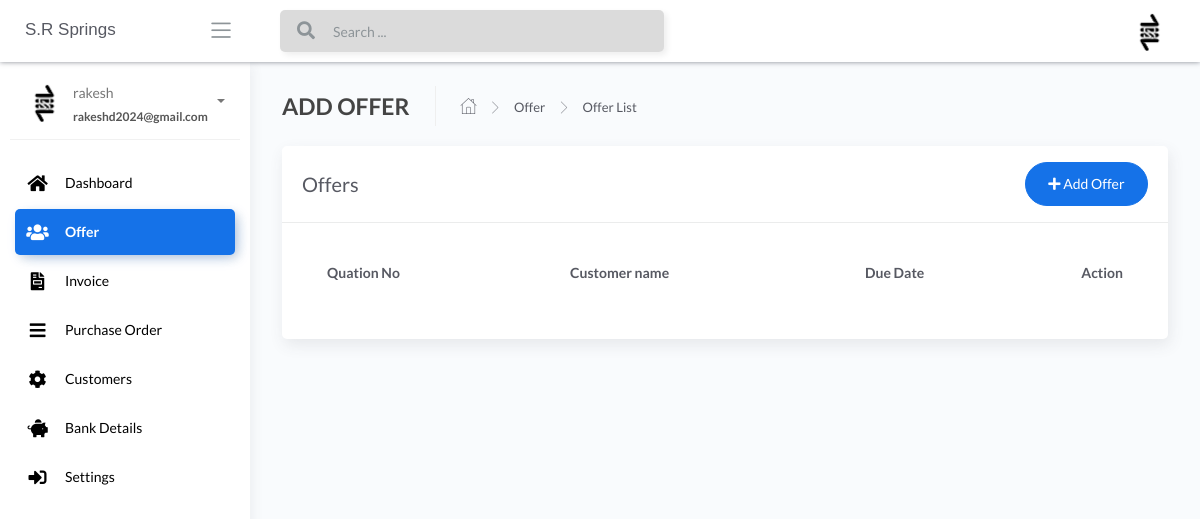
Before: /offer-offerlist (signed in) with the older database file.
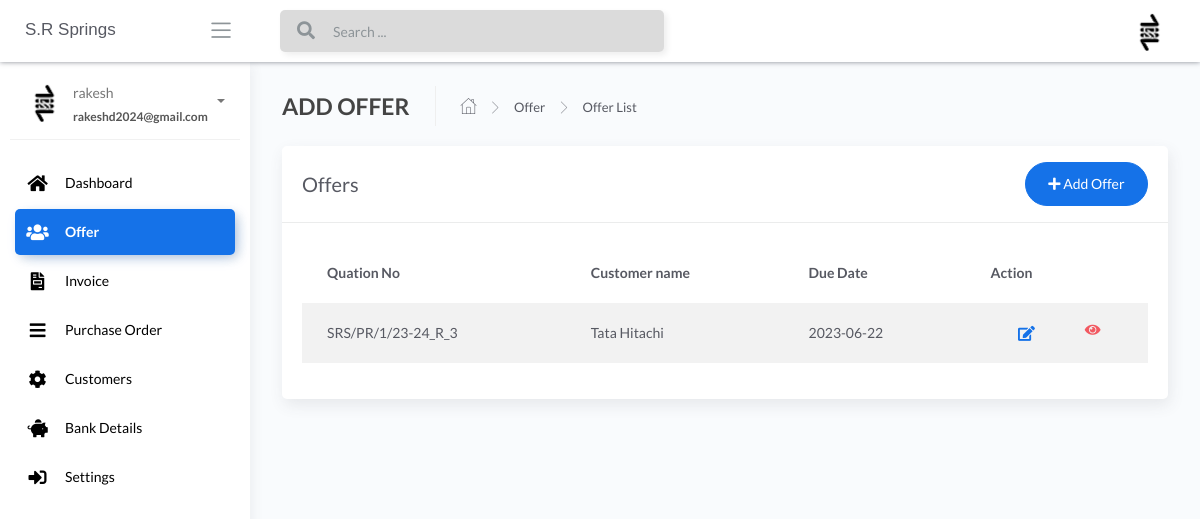
After: the same page with the newer database file.
### apps/home/models.py (models this page shows, shortened)
class AddOffer(db.Model):
    __tablename__ = "addoffer"
    id = db.Column(db.Integer, primary_key=True)
    customer_name_offer = db.Column(db.String())
    due_date_offer = db.Column(db.String())
    quotation_number_offer = db.Column(db.String())
    marketing_person_offer = db.Column(db.String())
    currency_type_offer = db.Column(db.String())
    product_kit_offer_json = db.Column(db.String())
    grossAmount = db.Column(db.Float())
    discountType = db.Column(db.String())
    discountValue = db.Column(db.Float())
    assessableValue = db.Column(db.Float())
    pfPercentage = db.Column(db.Float())
    pfValue = db.Column(db.Float())
    freightValue = db.Column(db.Float())
    totalFreight = db.Column(db.Float())
    tcsPercentage = db.Column(db.Float())
    gstType = db.Column(db.String())
    tcsValue = db.Column(db.Float())
    gstPercentage = db.Column(db.Float())
    gstValue = db.Column(db.Float())
    roundOffType = db.Column(db.String())
    roundOffValue = db.Column(db.Float())
    grandTotal = db.Column(db.Float())
    subject_offer = db.Column(db.String())
    reference_offer = db.Column(db.String())
    description_offer = db.Column(db.String())
    footer_description_offer = db.Column(db.String())
    notes_offer = db.Column(db.String())
    price_basis_offer = db.Column(db.String())
    PandFcharges_offer = db.Column(db.String())
    igst_terms_offer = db.Column(db.String())
    hsn_code_offer = db.Column(db.String())
    payment_terms_offer = db.Column(db.String())
    delivery_terms_offer = db.Column(db.String())
    freight_terms_offer = db.Column(db.String())
    validity_terms_offer = db.Column(db.String())
    warrenty_terms_offer = db.Column(db.String())

### apps/home/routes.py (the view)
@blueprint.route('/offer-offerlist', methods=['GET', 'POST'])
@login_required
def retrieve_list():
    add_user = AddOffer.query.all()
    return render_template('home/users.html',add_user=add_user, segment='offer-offerlist')

### apps/__init__.py (called while the page is built)
def configure_database(app):
    @app.before_first_request
    def initialize_database():
        db.create_all()
    @app.teardown_request
    def shutdown_session(exception=None):
        db.session.remove()

### apps/authentication/models.py (called while the page is built)
@login_manager.user_loader
def user_loader(id):
    return Users.query.filter_by(id=id).first()

### apps/templates/home/users.html (shortened to what this page needs)
{% extends "layouts/base.html" %}
{% block content %}
	<div class="content">
		<div class="page-inner">
			<div class="page-header">
				<h4 class="page-title">ADD OFFER</h4>
				<ul class="breadcrumbs">
					<li class="nav-home">
						<a href="#">
							<i class="flaticon-home"></i>
						</a>
					</li>
					<li class="separator">
						<i class="flaticon-right-arrow"></i>
					</li>
					<li class="nav-item">
						<a href="#">Offer</a>
					</li>
					<li class="separator">
						<i class="flaticon-right-arrow"></i>
					</li>
					<li class="nav-item">
						<a href="#">Offer List</a>
					</li>
				</ul>
			</div>
			<div class="row">
				<div class="col-md-12">
					<div class="card">
						<div class="card-header">
							<div class="d-flex align-items-center">
								<h4 class="card-title">Offers</h4>
								<a href="/offer-addoffer" class="ml-auto">
									<button class="btn btn-primary btn-round ml-auto" data-toggle="modal"
										data-target="#addRowModal">
										<i class="fa fa-plus"></i>
										Add Offer
									</button>
								</a>
							</div>
						</div>
						<div class="card-body">
							<div class="table-responsive">
								<table id="add-row" class="display table table-striped table-hover" >
									<thead>
										<tr>
											<th>Quation No</th>
											<th>Customer name</th>
											<th>Due Date</th>
											<th style="width: 10%">Action</th>
										</tr>
									</thead>
									<tbody>
										{% for user in add_user %}
											<tr
											{% if loop.index %2==0 %}
											{% else %}
											{% endif %}
											>
											<td>{{user.quotation_number_offer}}</td>
											<td>{{user.customer_name_offer}}</td>
											<td>{{user.due_date_offer}}</td>
											<td>
											<div class="form-button-action">
											<span style="font-size: 24px;color:green;">
											<a href="/{{user.id}}/edit-addoffer" type="button" class="btn btn-link btn-primary btn-lg"> <i class="fas fa-edit" ></i></a>
											</span>
											<span style="font-size: 24px;color:red;">
											<a href="/{{user.id}}/offer_pdf" type="button" class="btn btn-link btn-danger"> <i class="fa fa-eye"></i></a>
											</span>
											</div>
											</td>
										</tr>
									{% endfor %}
									</tbody>
								</table>
							</div>
						</div>
					</div>
				</div>
			</div>
		</div>
	</div>
{% endblock content %}

Changed rows visible on the page:
added AddOffer: quotation_number_offer "SRS/PR/1/23-24_R_3", customer_name_offer "Tata Hitachi", due_date_offer "2023-06-22"
